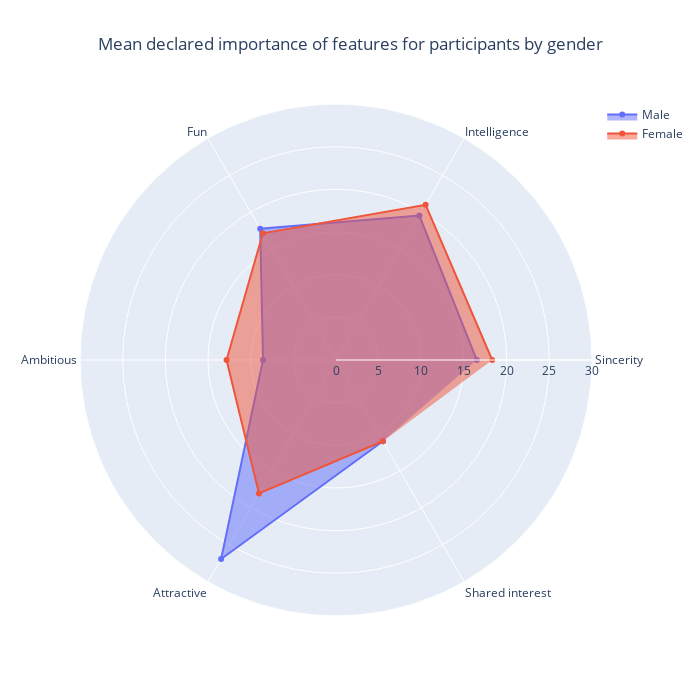

Notebook code cell kept with this figure:
### Markdown cell above
The goals of the speed dating are superficial for most of the participants ('have fun', 'get a date', 'to say I did it'), with only 3.63% looking for a serious relation.
We can assume that this information will affect the reasons of the match, maybe based on also more superficial reasons, like the physical appearence.

### Code cell
dataset_male = dataset_explo.loc[dataset_explo['gender'] == 'Male',:]
dataset_female = dataset_explo.loc[dataset_explo['gender'] == 'Female',:]

categories = ['Sincerity', 'Intelligence', 'Fun', 'Ambitious', 'Attractive', 'Shared interest']

fig_looking_for = go.Figure()

fig_looking_for.add_trace(go.Scatterpolar(
      r=[dataset_male['look_for_sincere'].mean(), dataset_male['look_for_intel'].mean() , dataset_male['look_for_fun'].mean(),dataset_male['look_for_amb'].mean(),dataset_male['look_for_attr'].mean(),dataset_male['look_for_sharedint'].mean() ],
      theta=categories,
      fill='toself',
      name='Male'
))
fig_looking_for.add_trace(go.Scatterpolar(
      r=[dataset_female['look_for_sincere'].mean(), dataset_female['look_for_intel'].mean() , dataset_female['look_for_fun'].mean(),dataset_female['look_for_amb'].mean(),dataset_female['look_for_attr'].mean(), dataset_male['look_for_sharedint'].mean()],
      theta=categories,
      fill='toself',
      name='Female'
))

fig_looking_for.update_layout(
  polar=dict(
    radialaxis=dict(
      visible=True,
      range=[0, 30]
    )),
  showlegend= True,
  title = go.layout.Title(text = "Mean declared importance of features for participants by gender"
                          , x = 0.5),
  width=700,
  height=700
)

fig_looking_for.show()

### Figure 1 — Plotly figure (JSON) as saved in the notebook; plotly's stock layout.template omitted (floating-point values rounded to 4 significant figures)
{"data": [{"fill": "toself", "name": "Male", "r": [16.5, 19.54, 17.76, 8.553, 26.92, 11.0], "theta": ["Sincerity", "Intelligence", "Fun", "Ambitious", "Attractive", "Shared interest"], "type": "scatterpolar"}, {"fill": "toself", "name": "Female", "r": [18.31, 21.0, 17.15, 12.83, 18.06, 11.0], "theta": ["Sincerity", "Intelligence", "Fun", "Ambitious", "Attractive", "Shared interest"], "type": "scatterpolar"}], "layout": {"height": 700, "polar": {"radialaxis": {"range": [0, 30], "visible": true}}, "showlegend": true, "title": {"text": "Mean declared importance of features for participants by gender", "x": 0.5}, "width": 700}}
